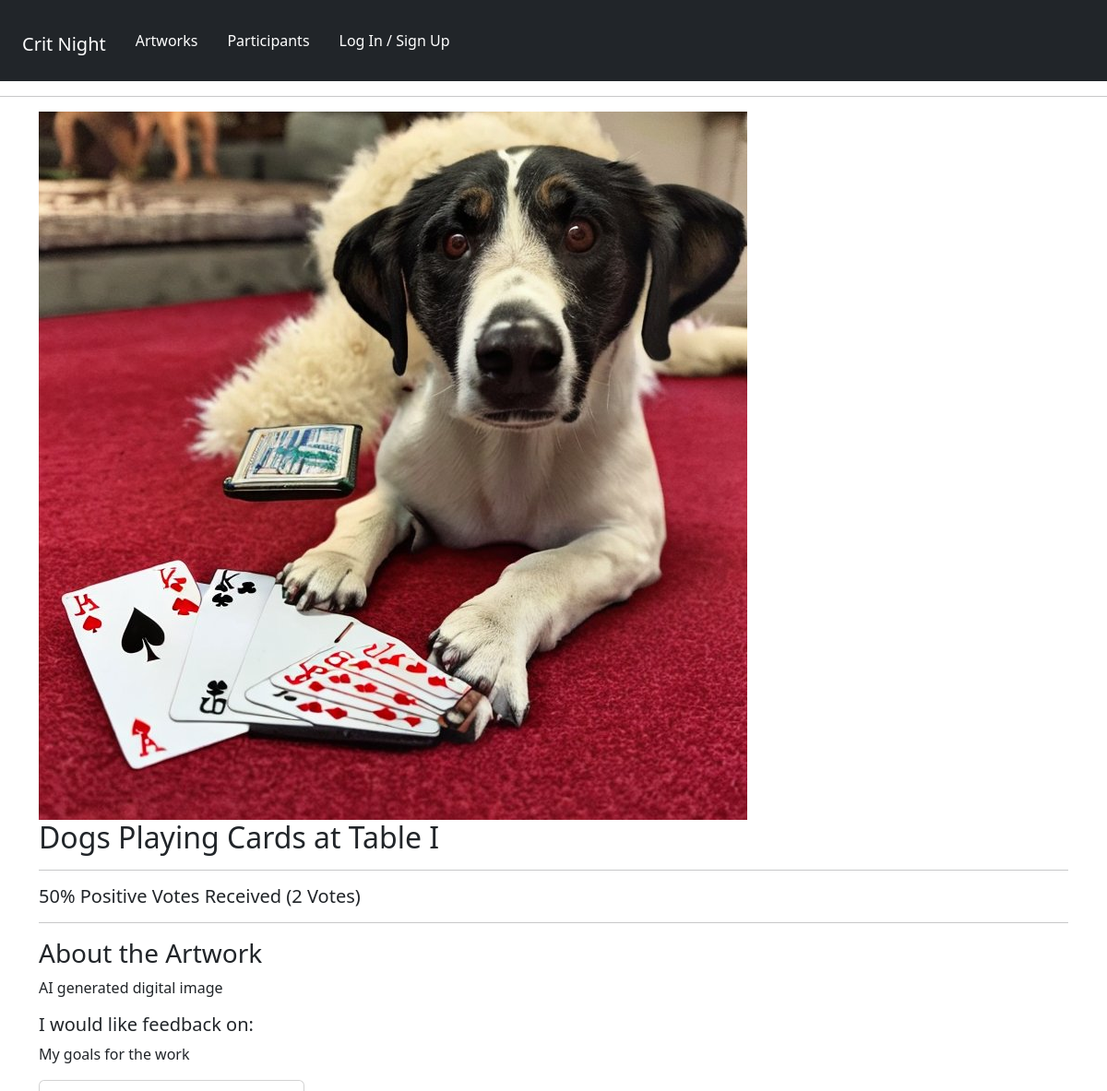
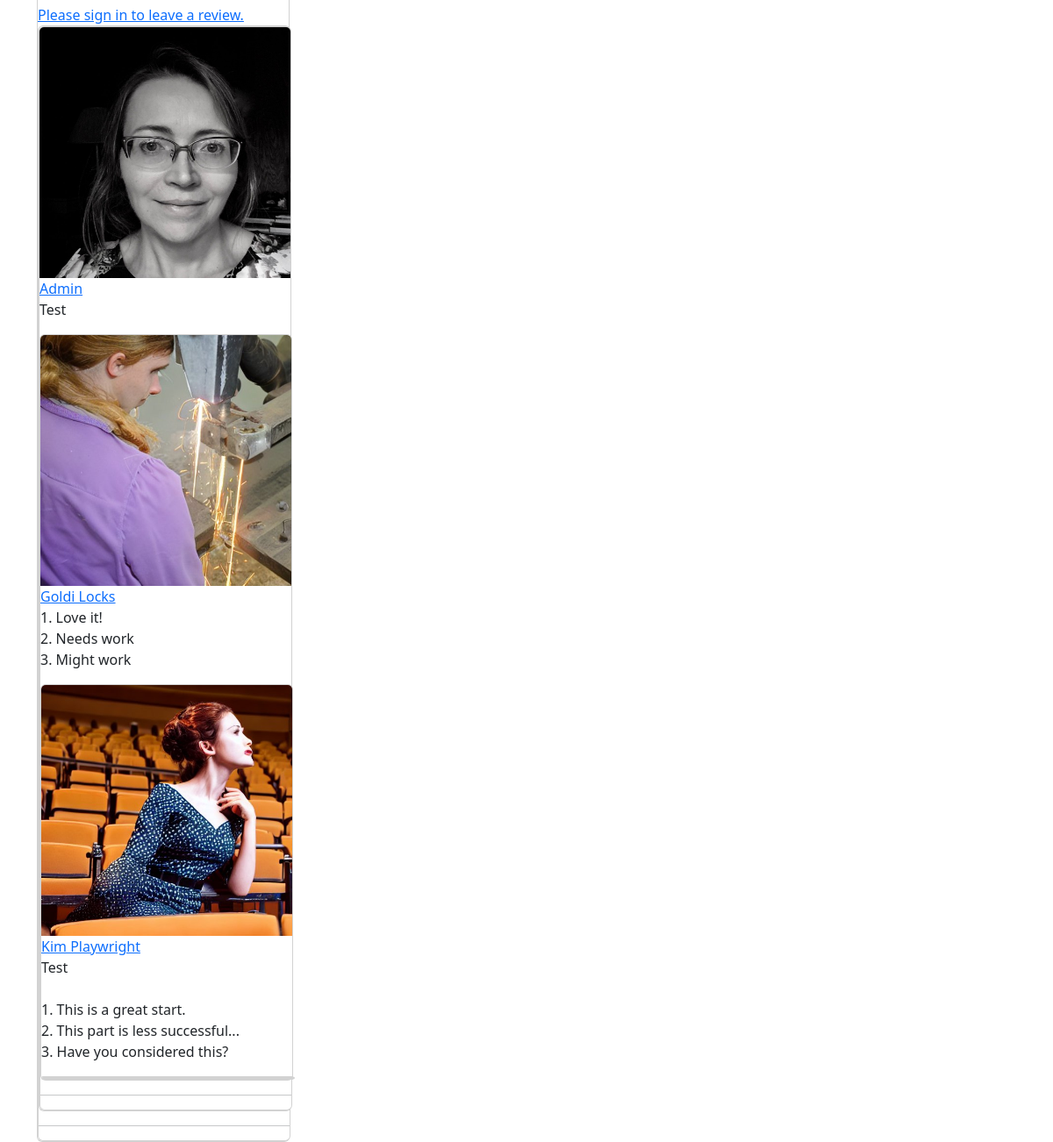
/artwork/b5cc3a54-5774-444a-97cf-ab8da04f8dcd/, run on the app's committed database (2 pictures, top to bottom).
### artworks/models.py (models this page shows, shortened)
class Artwork(models.Model):
    owner = models.ForeignKey(Profile, null=True, blank=True, on_delete=models.CASCADE)
    title = models.CharField(max_length=200, null=True)
    featured_image = models.ImageField(
        null=True, blank=True, default="default_image.jpg"
    )
    description = models.TextField(null=True, blank=True)
    topic = models.TextField(default="I would like feedback on:", null=True, blank=True)
    demo_link = models.CharField(max_length=2000, null=True, blank=True)
    source_link = models.CharField(max_length=2000, null=True, blank=True)
    tags = models.ManyToManyField("Tag", blank=True)
    vote_total = models.IntegerField(default=0, null=True, blank=True)
    vote_ratio = models.IntegerField(default=0, null=True, blank=True)
    created = models.DateTimeField(auto_now_add=True)
    id = models.UUIDField(
        default=uuid.uuid4, unique=True, primary_key=True, editable=False
    )
    class Meta:
        ordering = ["owner", "-vote_ratio", "-vote_total", "title"]
    @property
    def reviewers(self):
        queryset = self.review_set.all().values_list("owner__id", flat=True)
        return queryset

class Review(models.Model):
    VOTE_TYPE = (
        ("up", "Up Vote"),
        ("down", "Down Vote"),
    )
    owner = models.ForeignKey(Profile, on_delete=models.CASCADE, null=True)
    artwork = models.ForeignKey(Artwork, on_delete=models.CASCADE)
    comments = models.TextField(null=True, blank=True)
    value = models.CharField(max_length=200, choices=VOTE_TYPE)
    created = models.DateTimeField(auto_now_add=True)
    id = models.UUIDField(
        default=uuid.uuid4, unique=True, primary_key=True, editable=False
    )
    class Meta:
        unique_together = [['owner', 'artwork']]

### panelists/models.py (models this page shows, shortened)
class Profile(models.Model):
    user = models.OneToOneField(User, on_delete=models.CASCADE, null=True, blank=True)
    name = models.CharField(max_length=200, null=True, blank=True)
    role = models.CharField(max_length=200, null=True, blank=True)
    media = models.CharField(max_length=200, null=True, blank=True)
    email = models.EmailField(max_length=500, null=True, blank=True)
    username = models.CharField(max_length=200, null=True, blank=True)
    pronouns = models.CharField(max_length=200, null=True, blank=True)
    brief_bio = models.TextField(max_length=1500, null=True, blank=True)
    profile_image = models.ImageField(
        null=True,
        blank=True,
        upload_to="profiles/",
        default="profiles/default-profile.png",
    )
    website = models.CharField(max_length=200, null=True, blank=True)
    social_insta = models.CharField(max_length=200, blank=True, null=True)
    social_twitter = models.CharField(max_length=200, blank=True, null=True)
    social_other = models.CharField(max_length=200, blank=True, null=True)
    created = models.DateTimeField(auto_now_add=True)
    id = models.UUIDField(
        default=uuid.uuid4, unique=True, primary_key=True, editable=False
    )

### artworks/views.py (the view, shortened to what this page needs)
# urls.py: path("artwork/<str:pk>/", views.artwork, name="artwork"),
def artwork(request, pk):
    artworkObj = Artwork.objects.get(id=pk)
    tags = artworkObj.tags.all()
    form = ReviewForm()
    return render(
        request, "artworks/single-artwork.html", {"artwork": artworkObj, "form": form}
    )

### artworks/templates/artworks/single-artwork.html (shortened to what this page needs)
{% extends 'main.html' %}
{% block content %}
<div class="container-md">
<img style="max-width: 800px;" src="{{ artwork.featured_image.url }}">
<h2>{{artwork.title}}</h2>
<hr>
<h5 class="artwork--value">
    {{artwork.vote_ratio}}% Positive Votes Received ({{artwork.vote_total}}
    Vote{{artwork.vote_total|pluralize:"s"}})
</h5>
<hr>
<h3>About the Artwork</h3>
<p>{{artwork.description}}</p>
<h5>I would like feedback on:</h5>
<p>{{artwork.topic}}</p>
<div class="row row-cols-1 row-cols-md-3 g-4">
    <div class="col">
        <div class="card" style="width: 18rem;">
            {% if request.user.profile.id in artwork.reviewers %}
                <p>You have already submitted your review for this artwork.</p>
            {% elif request.user.profile == artwork.owner %}
                <p>You cannot review your own work.</p>
        {% else %}
            <a href="{% url 'login' %}?next={{request.path}}">Please sign in to leave a review.</a>
        {% endif %}
        <div class="card" style="width: 18rem;">
            {% for review in artwork.review_set.all %}
            <div class="card" style="width: 18rem;">
                {% if review.comments %}
                    <a href="{% url 'user-profile' review.owner.id  %}">
                        <img class="card-img-top" src="{{review.owner.profile_image.url}}" alt="reviewer profile image" />
                    </a>
                    <a href="{% url 'user-profile' review.owner.id %}"
                class="author">{{review.owner.name}}</a>
                    <p>{{review.comments|linebreaksbr}}</p>
                {% endif %}
            {% endfor %}
        </div>
        </div>
    </div>
<hr>
</div>
</div>
{% endblock %}

### data on the page
Artwork: featured_image (picture), title "Dogs Playing Cards at Table I", vote_ratio "50", vote_total "2", description "AI generated digital image", topic "My goals for the work"
Review: owner.profile_image (picture), owner.name "Admin", comments "Test"
Review: owner.profile_image (picture), owner.name "Goldi Locks", comments "1. Love it! 2. Needs work 3. Might work"
Review: owner.profile_image (picture), owner.name "Kim Playwright", comments "Test 1. This is a great start. 2. This part is less successful... 3. Have you considered this?"
